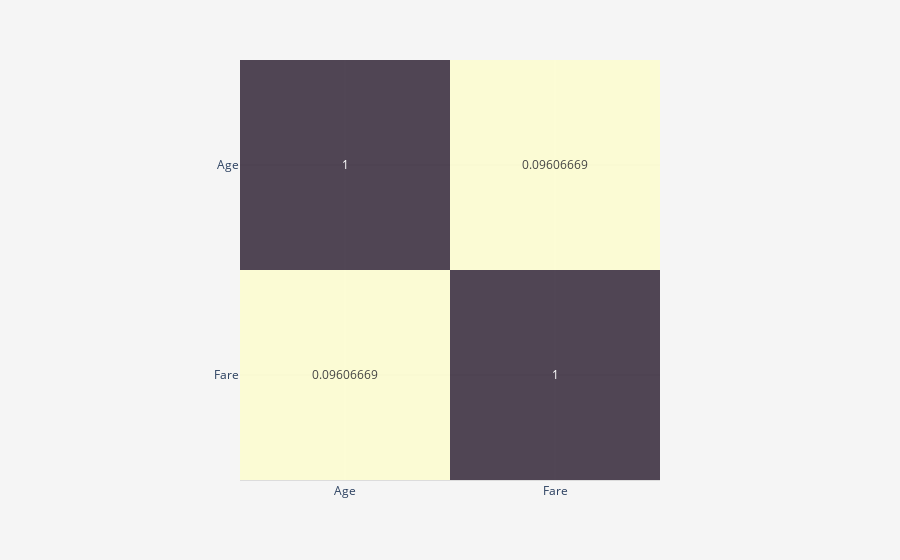

Source (notebook cell):
### Code cell
data_cleared.corr_heatmap()

### Figure 1 — Plotly figure (JSON) as saved in the notebook; plotly's stock layout.template omitted (floating-point values rounded to 4 significant figures)
{"data": [{"coloraxis": "coloraxis", "hovertemplate": "x: %{x}<br>y: %{y}<br>color: %{z}<extra></extra>", "name": "0", "opacity": 0.8, "texttemplate": "%{z}", "type": "heatmap", "x": ["Age", "Fare"], "xaxis": "x", "y": ["Age", "Fare"], "yaxis": "y", "z": [[1, 0.09607], [0.09607, 1]]}], "layout": {"coloraxis": {"colorscale": [[0, "rgb(253, 253, 204)"], [0.09091, "rgb(206, 236, 179)"], [0.1818, "rgb(156, 219, 165)"], [0.2727, "rgb(111, 201, 163)"], [0.3636, "rgb(86, 177, 163)"], [0.4545, "rgb(76, 153, 160)"], [0.5455, "rgb(68, 130, 155)"], [0.6364, "rgb(62, 108, 150)"], [0.7273, "rgb(62, 82, 143)"], [0.8182, "rgb(64, 60, 115)"], [0.9091, "rgb(54, 43, 77)"], [1, "rgb(39, 26, 44)"]], "showscale": false}, "margin": {"t": 60}, "paper_bgcolor": "#F5F5F5", "plot_bgcolor": "#F5F5F5", "xaxis": {"anchor": "y", "constrain": "domain", "domain": [0, 1], "linecolor": "#DCDCDC", "scaleanchor": "y"}, "yaxis": {"anchor": "x", "autorange": "reversed", "constrain": "domain", "domain": [0, 1], "gridcolor": "#DCDCDC", "title": {"text": ""}}}}
